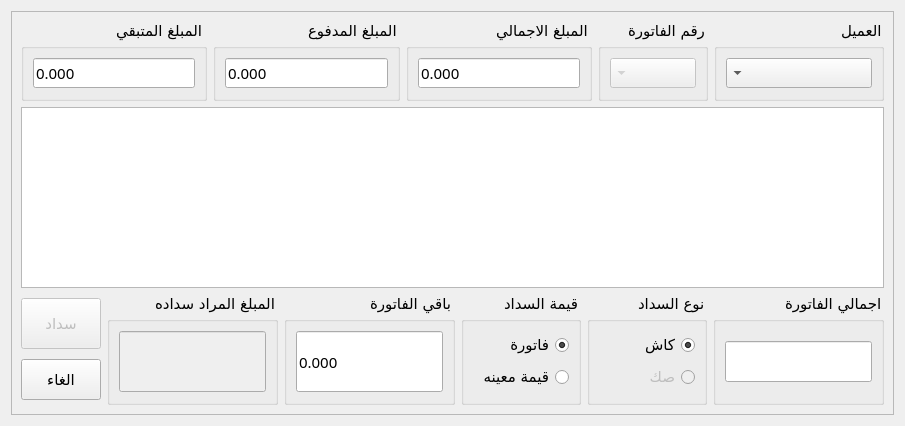
<?xml version="1.0" encoding="UTF-8"?>
<ui version="4.0">
 <class>ClientsDialog</class>
 <widget class="QDialog" name="ClientsDialog">
  <property name="geometry">
   <rect>
    <x>0</x>
    <y>0</y>
    <width>905</width>
    <height>426</height>
   </rect>
  </property>
  <property name="font">
   <font>
    <family>justagain DIN</family>
    <pointsize>11</pointsize>
   </font>
  </property>
  <property name="windowTitle">
   <string>العملاء</string>
  </property>
  <property name="windowIcon">
   <iconset resource="Resources.qrc">
    <normaloff>:/icons/mainicon.ico</normaloff>:/icons/mainicon.ico</iconset>
  </property>
  <property name="layoutDirection">
   <enum>Qt::RightToLeft</enum>
  </property>
  <layout class="QGridLayout" name="gridLayout_14">
   <item row="0" column="0">
    <widget class="QFrame" name="frame">
     <property name="layoutDirection">
      <enum>Qt::RightToLeft</enum>
     </property>
     <property name="frameShape">
      <enum>QFrame::StyledPanel</enum>
     </property>
     <property name="frameShadow">
      <enum>QFrame::Raised</enum>
     </property>
     <layout class="QGridLayout" name="gridLayout">
      <item row="0" column="0" colspan="2">
       <layout class="QGridLayout" name="gridLayout_2">
        <item row="0" column="0">
         <widget class="QGroupBox" name="groupBox_2">
          <property name="minimumSize">
           <size>
            <width>170</width>
            <height>72</height>
           </size>
          </property>
          <property name="title">
           <string>العميل</string>
          </property>
          <layout class="QGridLayout" name="gridLayout_3">
           <item row="0" column="0">
            <widget class="QComboBox" name="name">
             <property name="styleSheet">
              <string notr="true">combobox-popup: 0;</string>
             </property>
            </widget>
           </item>
          </layout>
         </widget>
        </item>
        <item row="0" column="1">
         <widget class="QGroupBox" name="groupBox_3">
          <property name="minimumSize">
           <size>
            <width>96</width>
            <height>70</height>
           </size>
          </property>
          <property name="title">
           <string>رقم الفاتورة</string>
          </property>
          <layout class="QGridLayout" name="gridLayout_5">
           <item row="0" column="0">
            <widget class="QComboBox" name="cart_id">
             <property name="enabled">
              <bool>false</bool>
             </property>
             <property name="styleSheet">
              <string notr="true">combobox-popup: 0;</string>
             </property>
            </widget>
           </item>
          </layout>
         </widget>
        </item>
        <item row="0" column="2">
         <widget class="QGroupBox" name="groupBox">
          <property name="minimumSize">
           <size>
            <width>170</width>
            <height>72</height>
           </size>
          </property>
          <property name="title">
           <string>المبلغ الاجمالي</string>
          </property>
          <layout class="QGridLayout" name="gridLayout_4">
           <item row="0" column="0">
            <widget class="QLineEdit" name="total_amount">
             <property name="minimumSize">
              <size>
               <width>78</width>
               <height>30</height>
              </size>
             </property>
             <property name="focusPolicy">
              <enum>Qt::NoFocus</enum>
             </property>
             <property name="text">
              <string>0.000</string>
             </property>
             <property name="readOnly">
              <bool>true</bool>
             </property>
            </widget>
           </item>
          </layout>
         </widget>
        </item>
        <item row="0" column="3">
         <widget class="QGroupBox" name="groupBox_9">
          <property name="minimumSize">
           <size>
            <width>170</width>
            <height>72</height>
           </size>
          </property>
          <property name="title">
           <string>المبلغ المدفوع</string>
          </property>
          <layout class="QGridLayout" name="gridLayout_13">
           <item row="0" column="0">
            <widget class="QLineEdit" name="paid_amount">
             <property name="minimumSize">
              <size>
               <width>78</width>
               <height>30</height>
              </size>
             </property>
             <property name="focusPolicy">
              <enum>Qt::NoFocus</enum>
             </property>
             <property name="text">
              <string>0.000</string>
             </property>
             <property name="readOnly">
              <bool>true</bool>
             </property>
            </widget>
           </item>
          </layout>
         </widget>
        </item>
        <item row="0" column="4">
         <widget class="QGroupBox" name="groupBox_8">
          <property name="minimumSize">
           <size>
            <width>170</width>
            <height>72</height>
           </size>
          </property>
          <property name="title">
           <string>المبلغ المتبقي</string>
          </property>
          <layout class="QGridLayout" name="gridLayout_6">
           <item row="0" column="0">
            <widget class="QLineEdit" name="inhold_amount">
             <property name="minimumSize">
              <size>
               <width>78</width>
               <height>30</height>
              </size>
             </property>
             <property name="focusPolicy">
              <enum>Qt::NoFocus</enum>
             </property>
             <property name="text">
              <string>0.000</string>
             </property>
             <property name="readOnly">
              <bool>true</bool>
             </property>
            </widget>
           </item>
          </layout>
         </widget>
        </item>
       </layout>
      </item>
      <item row="1" column="0" colspan="2">
       <widget class="QTableView" name="Cart">
        <property name="enabled">
         <bool>true</bool>
        </property>
        <property name="sizePolicy">
         <sizepolicy hsizetype="Preferred" vsizetype="Fixed">
          <horstretch>0</horstretch>
          <verstretch>0</verstretch>
         </sizepolicy>
        </property>
        <property name="minimumSize">
         <size>
          <width>831</width>
          <height>181</height>
         </size>
        </property>
        <property name="sizeIncrement">
         <size>
          <width>0</width>
          <height>0</height>
         </size>
        </property>
        <property name="focusPolicy">
         <enum>Qt::StrongFocus</enum>
        </property>
        <property name="contextMenuPolicy">
         <enum>Qt::DefaultContextMenu</enum>
        </property>
        <property name="toolTipDuration">
         <number>0</number>
        </property>
        <property name="layoutDirection">
         <enum>Qt::RightToLeft</enum>
        </property>
        <property name="autoFillBackground">
         <bool>false</bool>
        </property>
        <property name="frameShape">
         <enum>QFrame::StyledPanel</enum>
        </property>
        <property name="frameShadow">
         <enum>QFrame::Sunken</enum>
        </property>
        <property name="lineWidth">
         <number>1</number>
        </property>
        <property name="midLineWidth">
         <number>0</number>
        </property>
        <property name="horizontalScrollBarPolicy">
         <enum>Qt::ScrollBarAsNeeded</enum>
        </property>
        <property name="sizeAdjustPolicy">
         <enum>QAbstractScrollArea::AdjustToContents</enum>
        </property>
        <property name="autoScroll">
         <bool>true</bool>
        </property>
        <property name="autoScrollMargin">
         <number>16</number>
        </property>
        <property name="editTriggers">
         <set>QAbstractItemView::NoEditTriggers</set>
        </property>
        <property name="alternatingRowColors">
         <bool>false</bool>
        </property>
        <property name="selectionMode">
         <enum>QAbstractItemView::ExtendedSelection</enum>
        </property>
        <property name="selectionBehavior">
         <enum>QAbstractItemView::SelectRows</enum>
        </property>
        <property name="showGrid">
         <bool>true</bool>
        </property>
        <property name="wordWrap">
         <bool>true</bool>
        </property>
        <property name="cornerButtonEnabled">
         <bool>true</bool>
        </property>
       </widget>
      </item>
      <item row="2" column="0">
       <layout class="QHBoxLayout" name="horizontalLayout">
        <item>
         <widget class="QGroupBox" name="groupBox_4">
          <property name="minimumSize">
           <size>
            <width>141</width>
            <height>81</height>
           </size>
          </property>
          <property name="title">
           <string>اجمالي الفاتورة</string>
          </property>
          <layout class="QGridLayout" name="gridLayout_9">
           <item row="0" column="0">
            <widget class="QLineEdit" name="bill_total">
             <property name="minimumSize">
              <size>
               <width>113</width>
               <height>41</height>
              </size>
             </property>
             <property name="readOnly">
              <bool>true</bool>
             </property>
            </widget>
           </item>
          </layout>
         </widget>
        </item>
        <item>
         <widget class="QGroupBox" name="groupBox_5">
          <property name="minimumSize">
           <size>
            <width>120</width>
            <height>111</height>
           </size>
          </property>
          <property name="title">
           <string>نوع السداد</string>
          </property>
          <layout class="QGridLayout" name="gridLayout_10">
           <item row="0" column="0">
            <widget class="QRadioButton" name="cashpayment">
             <property name="text">
              <string>كاش</string>
             </property>
             <property name="checked">
              <bool>true</bool>
             </property>
            </widget>
           </item>
           <item row="1" column="0">
            <widget class="QRadioButton" name="bankcheck">
             <property name="enabled">
              <bool>false</bool>
             </property>
             <property name="text">
              <string>صك</string>
             </property>
            </widget>
           </item>
          </layout>
         </widget>
        </item>
        <item>
         <widget class="QGroupBox" name="groupBox_6">
          <property name="minimumSize">
           <size>
            <width>120</width>
            <height>111</height>
           </size>
          </property>
          <property name="title">
           <string>قيمة السداد</string>
          </property>
          <layout class="QGridLayout" name="gridLayout_11">
           <item row="0" column="0">
            <widget class="QRadioButton" name="bill_payment">
             <property name="text">
              <string>فاتورة</string>
             </property>
             <property name="checked">
              <bool>true</bool>
             </property>
            </widget>
           </item>
           <item row="1" column="0">
            <widget class="QRadioButton" name="amount_payment">
             <property name="text">
              <string>قيمة معينه</string>
             </property>
            </widget>
           </item>
          </layout>
         </widget>
        </item>
        <item>
         <widget class="QGroupBox" name="groupBox_7">
          <property name="minimumSize">
           <size>
            <width>131</width>
            <height>111</height>
           </size>
          </property>
          <property name="title">
           <string>باقي الفاتورة</string>
          </property>
          <layout class="QGridLayout" name="gridLayout_12">
           <item row="0" column="0">
            <widget class="QLineEdit" name="bill_inhold">
             <property name="minimumSize">
              <size>
               <width>101</width>
               <height>61</height>
              </size>
             </property>
             <property name="text">
              <string>0.000</string>
             </property>
             <property name="readOnly">
              <bool>true</bool>
             </property>
            </widget>
           </item>
          </layout>
         </widget>
        </item>
        <item>
         <widget class="QGroupBox" name="groupBox_10">
          <property name="minimumSize">
           <size>
            <width>131</width>
            <height>111</height>
           </size>
          </property>
          <property name="title">
           <string>المبلغ المراد سداده</string>
          </property>
          <layout class="QGridLayout" name="gridLayout_8">
           <item row="0" column="0">
            <widget class="QLineEdit" name="paymenet_amount">
             <property name="enabled">
              <bool>false</bool>
             </property>
             <property name="minimumSize">
              <size>
               <width>101</width>
               <height>61</height>
              </size>
             </property>
            </widget>
           </item>
          </layout>
         </widget>
        </item>
       </layout>
      </item>
      <item row="2" column="1">
       <layout class="QVBoxLayout" name="verticalLayout">
        <item>
         <widget class="QPushButton" name="pushButton">
          <property name="enabled">
           <bool>false</bool>
          </property>
          <property name="minimumSize">
           <size>
            <width>75</width>
            <height>51</height>
           </size>
          </property>
          <property name="focusPolicy">
           <enum>Qt::NoFocus</enum>
          </property>
          <property name="text">
           <string>سداد</string>
          </property>
         </widget>
        </item>
        <item>
         <widget class="QPushButton" name="pushButton_2">
          <property name="minimumSize">
           <size>
            <width>75</width>
            <height>41</height>
           </size>
          </property>
          <property name="focusPolicy">
           <enum>Qt::NoFocus</enum>
          </property>
          <property name="text">
           <string>الغاء</string>
          </property>
         </widget>
        </item>
       </layout>
      </item>
     </layout>
    </widget>
   </item>
  </layout>
 </widget>
 <resources>
  <include location="Resources.qrc"/>
 </resources>
 <connections>
  <connection>
   <sender>pushButton_2</sender>
   <signal>clicked()</signal>
   <receiver>ClientsDialog</receiver>
   <slot>close()</slot>
   <hints>
    <hint type="sourcelabel">
     <x>94</x>
     <y>400</y>
    </hint>
    <hint type="destinationlabel">
     <x>487</x>
     <y>348</y>
    </hint>
   </hints>
  </connection>
  <connection>
   <sender>paymenet_amount</sender>
   <signal>returnPressed()</signal>
   <receiver>pushButton</receiver>
   <slot>click()</slot>
   <hints>
    <hint type="sourcelabel">
     <x>162</x>
     <y>368</y>
    </hint>
    <hint type="destinationlabel">
     <x>68</x>
     <y>308</y>
    </hint>
   </hints>
  </connection>
 </connections>
</ui>
